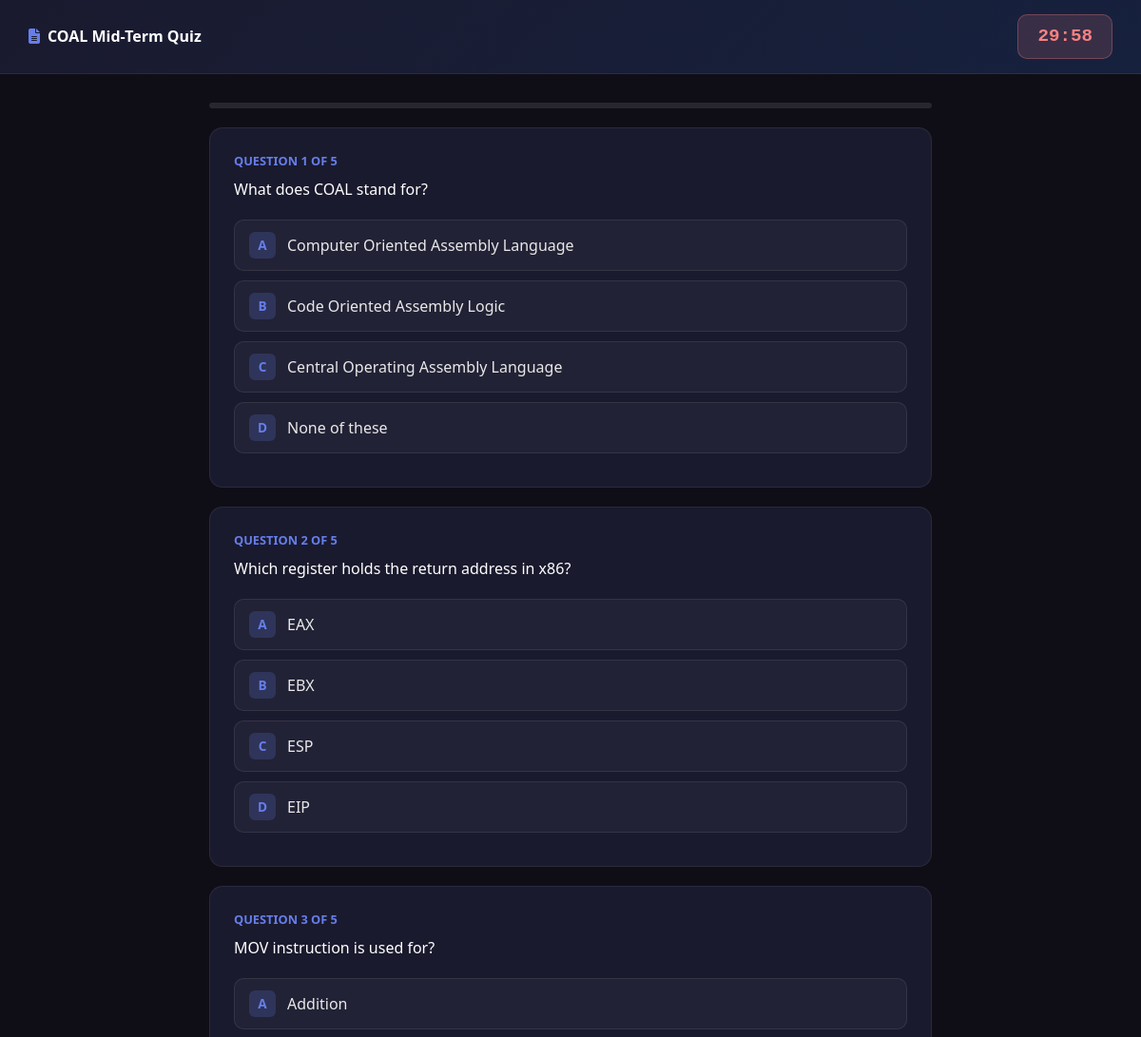
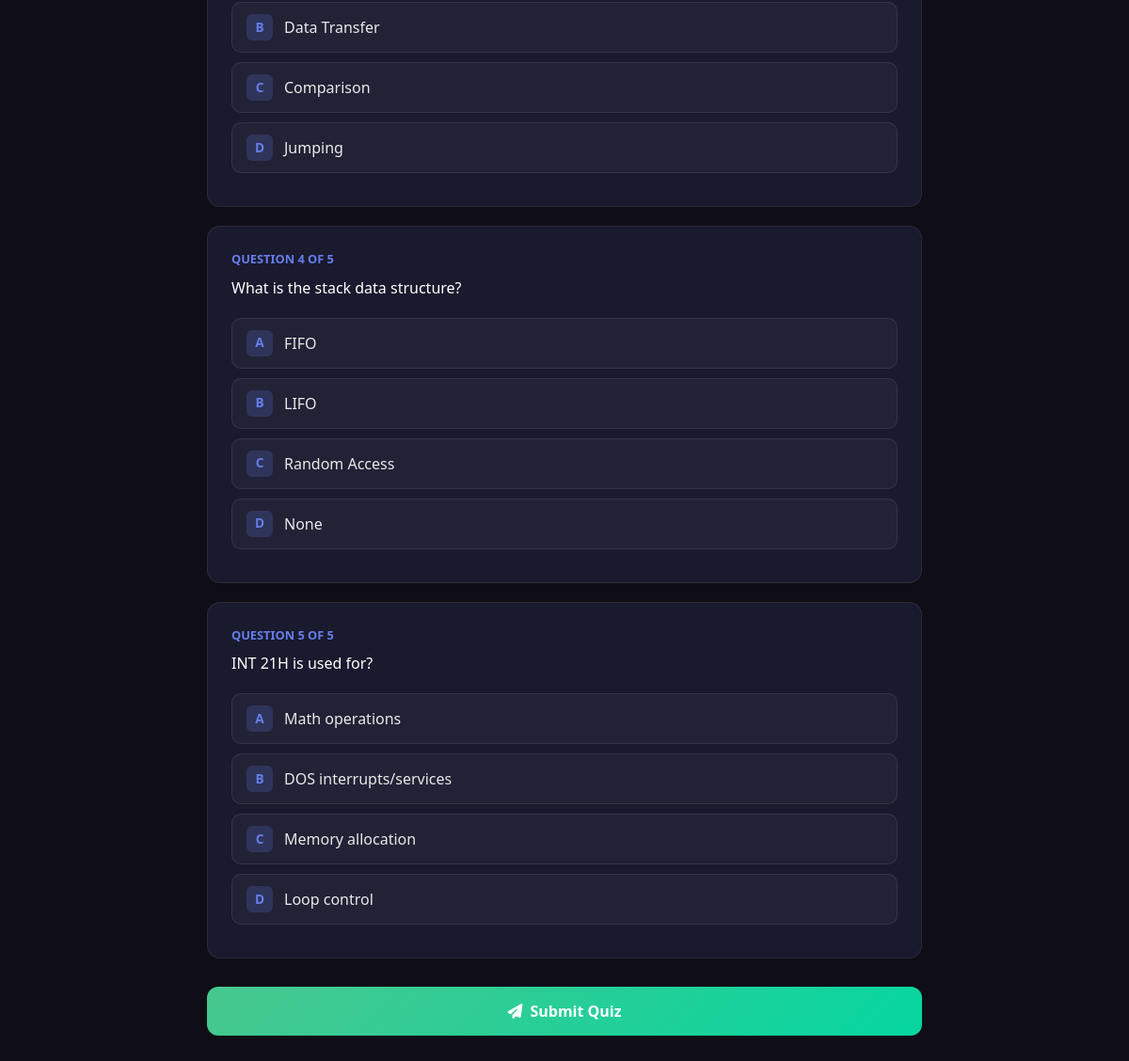
Screenshot of /take_quiz.php?id=1 (signed in) with the database file from the repository (2 pictures, top to bottom).
### tables this page shows
CREATE TABLE IF NOT EXISTS quizzes (
    quiz_id INT PRIMARY KEY AUTO_INCREMENT,
    creator_id INT,
    title VARCHAR(200) NOT NULL,
    duration_minutes INT DEFAULT 30,
    is_active TINYINT(1) DEFAULT 1,
    created_at TIMESTAMP DEFAULT CURRENT_TIMESTAMP,
    FOREIGN KEY (creator_id) REFERENCES users(user_id)
);

CREATE TABLE IF NOT EXISTS questions (
    question_id INT PRIMARY KEY AUTO_INCREMENT,
    quiz_id INT,
    question_text TEXT NOT NULL,
    option_a VARCHAR(255),
    option_b VARCHAR(255),
    option_c VARCHAR(255),
    option_d VARCHAR(255),
    correct_answer CHAR(1),
    points INT DEFAULT 1,
    FOREIGN KEY (quiz_id) REFERENCES quizzes(quiz_id)
);

### take_quiz.php (the view, shortened to what this page needs)
<?php
require 'db.php';
$quiz_id    = (int)$_GET['id'];
$quiz      = $conn->query("SELECT * FROM quizzes WHERE quiz_id=$quiz_id AND is_active=1")->fetch_assoc();
$questions = $conn->query("SELECT * FROM questions WHERE quiz_id=$quiz_id ORDER BY question_id");
$questions->data_seek(0);
$all_questions = [];
while ($q = $questions->fetch_assoc()) $all_questions[] = $q;
$total_q = count($all_questions);
?>
<!DOCTYPE html>
<html lang="en">
<head>
<link href="https://cdn.jsdelivr.net/npm/bootstrap@5.3.0/dist/css/bootstrap.min.css" rel="stylesheet">
<link href="https://cdnjs.cloudflare.com/ajax/libs/font-awesome/6.4.0/css/all.min.css" rel="stylesheet">
</head>
<body>
<div class="quiz-header">
  <h5><i class="fas fa-file-alt me-2" style="color:#667eea"></i><?= htmlspecialchars($quiz['title']) ?></h5>
  <div class="timer-box" id="timer">
  </div>
</div>
<div class="content">
  <div class="progress-bar-custom">
  </div>
  <form method="POST" id="quiz-form">
    <?php foreach ($all_questions as $idx => $q): ?>
    <div class="q-card">
      <div class="q-num">QUESTION <?= $idx+1 ?> OF <?= $total_q ?></div>
      <div class="q-text"><?= htmlspecialchars($q['question_text']) ?></div>
      <?php foreach (['A','B','C','D'] as $opt): ?>
        <?php $opt_val = $q['option_'.strtolower($opt)]; ?>
        <div>
          <label class="option-label" for="q<?= $q['question_id'] ?>_<?= $opt ?>">
            <div class="opt-badge"><?= $opt ?></div>
            <span><?= htmlspecialchars($opt_val) ?></span>
          </label>
        </div>
      <?php endforeach; ?>
    </div>
    <?php endforeach; ?>
    <button type="submit" class="btn-submit">
      <i class="fas fa-paper-plane me-2"></i>Submit Quiz
    </button>
  </form>
</div>
</body>
</html>

### take_quiz.php (style rules this page uses)
body { background: #0f0e17; color: #e8e8e8; font-family: 'Segoe UI', sans-serif; }
.quiz-header { background: linear-gradient(135deg, #1a1a2e, #16213e); border-bottom: 1px solid rgba(255,255,255,0.07); padding: 15px 30px; position: sticky; top: 0; z-index: 100; display: flex; align-items: center; justify-content: space-between; }
.quiz-header h5 { color: #fff; margin: 0; font-size: 1rem; font-weight: 600; }
.timer-box { background: rgba(252,129,129,0.15); border: 1px solid rgba(252,129,129,0.3); border-radius: 10px; padding: 8px 20px; font-size: 1.2rem; font-weight: 700; color: #fc8181; font-family: monospace; }
.content { max-width: 800px; margin: 0 auto; padding: 30px 20px; }
.q-card { background: #1a1a2e; border: 1px solid rgba(255,255,255,0.07); border-radius: 14px; padding: 25px; margin-bottom: 20px; }
.q-num { color: #667eea; font-size: 0.8rem; font-weight: 600; margin-bottom: 8px; }
.q-text { color: #fff; font-size: 1rem; font-weight: 500; margin-bottom: 20px; }
.option-label { display: flex; align-items: center; gap: 12px; background: rgba(255,255,255,0.04); border: 1px solid rgba(255,255,255,0.08); border-radius: 10px; padding: 12px 15px; margin-bottom: 10px; cursor: pointer; transition: all 0.15s; }
.opt-badge { background: rgba(102,126,234,0.2); color: #667eea; border-radius: 6px; width: 28px; height: 28px; min-width:28px; display: flex; align-items: center; justify-content: center; font-weight: 700; font-size: 0.85rem; }
.progress-bar-custom { background: rgba(255,255,255,0.1); border-radius: 10px; height: 6px; margin-bottom: 20px; }
.btn-submit { background: linear-gradient(135deg, #48c78e, #06d6a0); border: none; border-radius: 12px; color: white; padding: 14px 40px; font-size: 1rem; font-weight: 700; width: 100%; transition: all 0.2s; margin-top: 10px; }

### rows the page displays
quizzes: title "COAL Mid-Term Quiz"
questions: question_text "What does COAL stand for?", opt "A", option_a "Computer Oriented Assembly Language", opt "B", option_b "Code Oriented Assembly Logic", opt "C", option_c "Central Operating Assembly Language", opt "D", option_d "None of these"
questions: question_text "Which register holds the return address in x86?", opt "A", option_a "EAX", opt "B", option_b "EBX", opt "C", option_c "ESP", opt "D", option_d "EIP"
questions: question_text "MOV instruction is used for?", opt "A", option_a "Addition", opt "B", option_b "Data Transfer", opt "C", option_c "Comparison", opt "D", option_d "Jumping"
questions: question_text "What is the stack data structure?", opt "A", option_a "FIFO", opt "B", option_b "LIFO", opt "C", option_c "Random Access", opt "D", option_d "None"
questions: question_text "INT 21H is used for?", opt "A", option_a "Math operations", opt "B", option_b "DOS interrupts/services", opt "C", option_c "Memory allocation", opt "D", option_d "Loop control"
